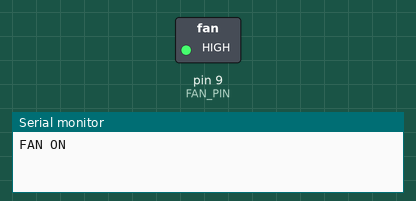
A sketch run on a simulated Arduino Uno, built with avr-gcc and run on an emulated ATmega328P. On the bench: switched loads named in the sketch (green lamp = pin HIGH), the last lines printed to the serial monitor.

Above: at 1.5 s.
At 4.5 s:
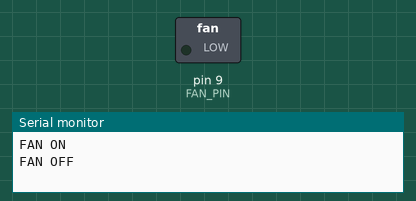
Timing chart, 0 to 7.8 s (numbered marks = the images above):
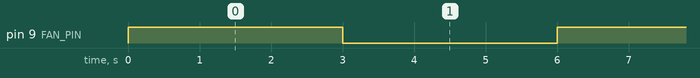

Measured:
- by itself, pin 9 (FAN_PIN): alternates HIGH for 3.0 s and LOW for 3.0 s

The sketch:

reference.ino
```cpp
// Card 03: Greenhouse ventilation fan (reference solution; never shown to students)

const int FAN_PIN = 9;

void setup() {
  Serial.begin(9600);
  pinMode(FAN_PIN, OUTPUT);
}

void loop() {
  digitalWrite(FAN_PIN, HIGH);
  Serial.println("FAN ON");
  delay(3000);
  digitalWrite(FAN_PIN, LOW);
  Serial.println("FAN OFF");
  delay(3000);
}
```
